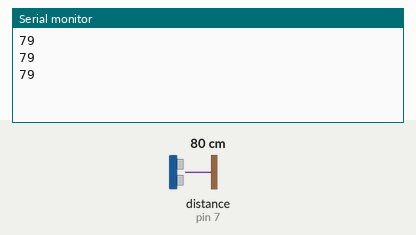
Simulated run of this sketch. Board: Arduino Uno, built with avr-gcc and run on an emulated ATmega328P. On the bench: the last lines printed to the serial monitor. Wiring (inferred from the names in the program): ultrasonic range finder: trigger pin 6; echo pin 7. Inputs (shaded band) come from the test bench; at power-on: distance to the obstacle (sensor on pin 7) 80 cm. The echo pulse lasts 58.3 µs per cm.

Above: at 1.3 s.
1.4 s: distance to the obstacle (sensor on pin 7) set to 2 cm
At 1.9 s:
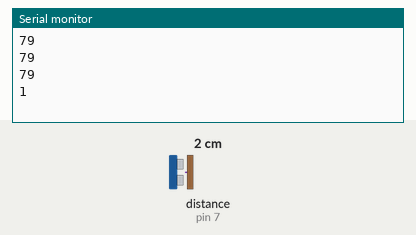
2.9 s: distance to the obstacle (sensor on pin 7) set to 4 cm
At 3.4 s:
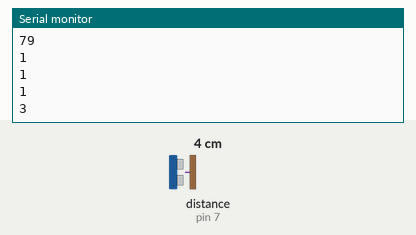
Timing chart, 0 to 5.9 s (numbered marks = the images above; inputs shaded):
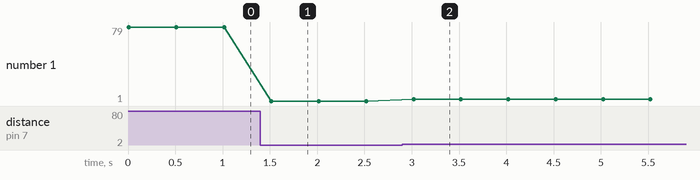

The sketch:

Demo1_ultrasonic_entfernung.ino
```cpp
/*
   SKETCHING MIT HARDWARE
     DMP - WS 23_24
   Demo 1 : Ultraschallsensor HC-SR04
  This project demonstrates how to measure distances
  using a ultrasonic sensor
  Martinez
*/

#define trigPin 6
#define echoPin 7

void setup() {
  Serial.begin (9600);
  pinMode(trigPin, OUTPUT);
  pinMode(echoPin, INPUT);
}

void loop() {
  long duration, distance;
  digitalWrite(trigPin, LOW);  // Added this line
  delayMicroseconds(2); // Added this line
  digitalWrite(trigPin, HIGH);
  //  delayMicroseconds(1000); - Removed this line
  delayMicroseconds(10); // Added this line
  digitalWrite(trigPin, LOW);
  duration = pulseIn(echoPin, HIGH);
  distance = (duration / 2) / 29.1;

  if (distance >= 100 || distance <= 0) {
    //Serial.println("Out of range");
  }
  else {
    Serial.println(distance);
  //  Serial.println(" cm");
  }
  delay(500);
}
```

Measured:
- after the input at 1.4 s, the serial monitor: prints a new line after 0.12 s (image 1)
- after the input at 2.9 s, the serial monitor: prints a new line after 0.12 s (image 2)
- plotted number 1: 79 → 1 after the input at 1.4 s, 1 → 3 after the input at 2.9 s
